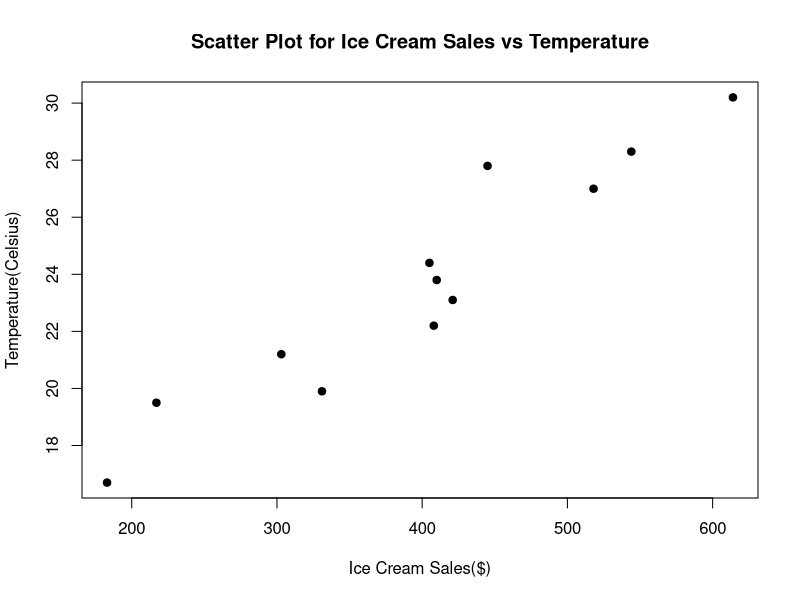
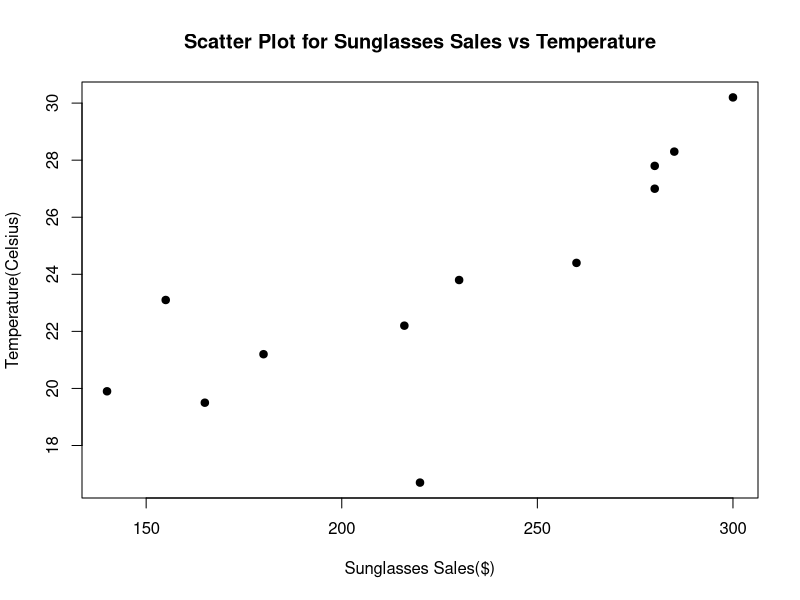
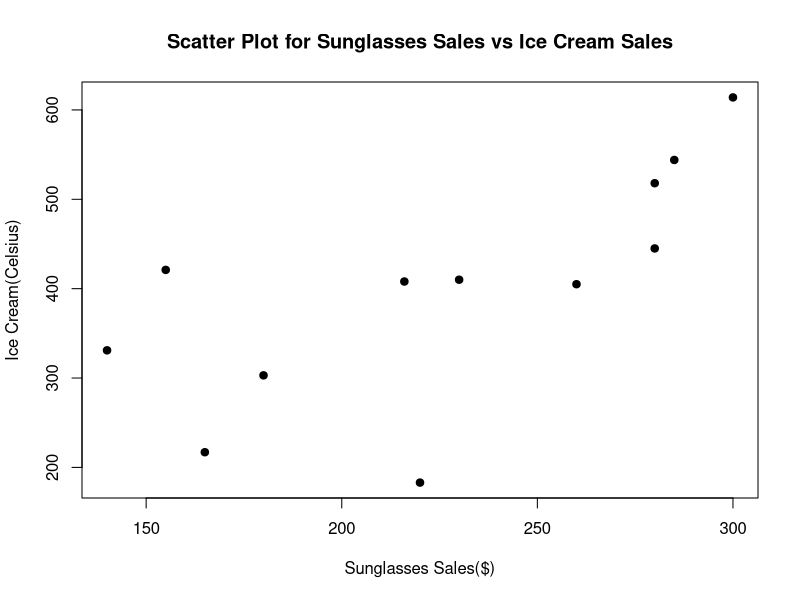

The R source for these figures, in order:


setwd('/Users/duke/Desktop/HW6')

mydata = read.csv("DataForSunglasses.csv") 


t = mydata$Temperature.Celsius.

ic = mydata$Ice.Cream.Sales...

s = mydata$Sunglass.Sales...


plot(ic , t, pch=19, main = "Scatter Plot for Ice Cream Sales vs Temperature" , xlab="Ice Cream Sales($)",ylab="Temperature(Celsius)")
cor(ic,t)


plot(s , t, pch=19, main = "Scatter Plot for Sunglasses Sales vs Temperature" , xlab="Sunglasses Sales($)",ylab="Temperature(Celsius)")
cor(s,t)


plot(s , ic, pch=19, main = "Scatter Plot for Sunglasses Sales vs Ice Cream Sales" , xlab="Sunglasses Sales($)",ylab="Ice Cream(Celsius)")
cor(s,ic)
